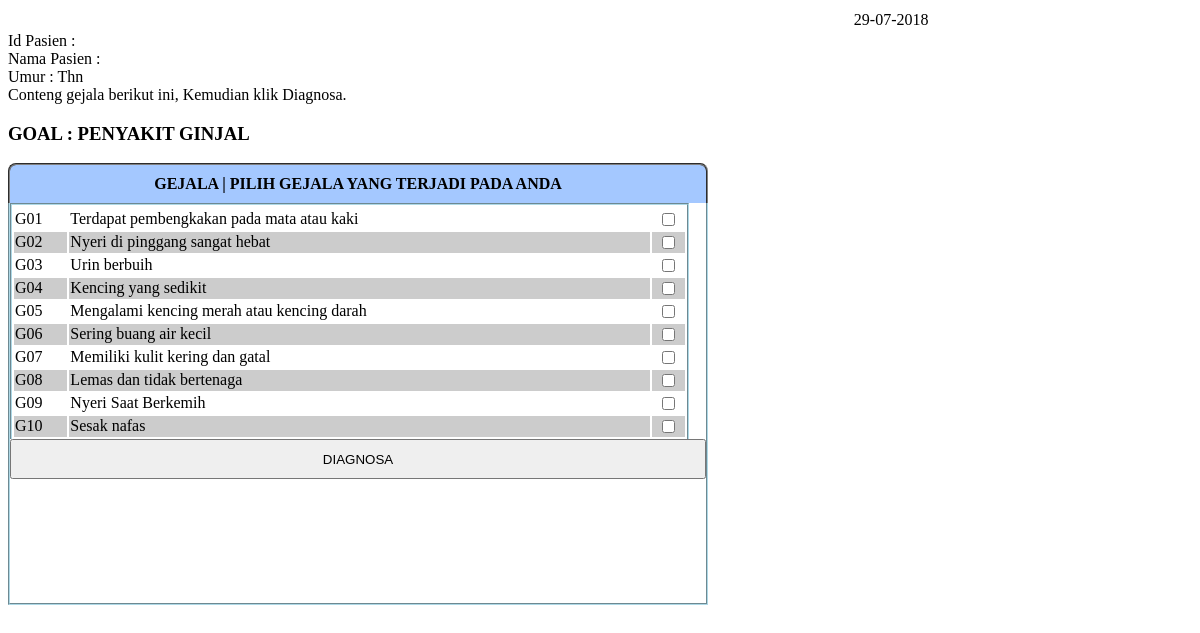
The app's page /table_konsul.php with its own data.
### tables this page shows
CREATE TABLE IF NOT EXISTS `tblgejala` (
  `idgejala` varchar(5) NOT NULL,
  `namagejala` varchar(150) NOT NULL,
  `persen` int(5) NOT NULL
);

### table_konsul.php (the view, shortened to what this page needs)
 <?php
$tgl= date('d-m-Y');
$sql = mysql_query("SELECT * FROM user where id_user='$_SESSION[namauser]'");
$hasil=mysql_fetch_array($sql);
echo "<table width=78%><tr><td align='right'>$tgl</td></tr></table>";
echo "Id Pasien : $hasil[id_user] <br>
Nama Pasien : $hasil[nama_lengkap] <br>";
echo "Umur : $hasil[umur] Thn <br>";
echo "Conteng gejala berikut ini, Kemudian klik Diagnosa. ";
?>
<h3>GOAL	:  PENYAKIT GINJAL</h3>
<table   class="judul">
    <th colspan="4" align="center"><strong>GEJALA | PILIH GEJALA YANG TERJADI PADA ANDA</strong></th>
</table>
<div class="data">
<form method="post" action="?menu=hasilkonsul&id=<?php echo"$_SESSION[namauser]" ?>">
<table   class="data">
  <?php
	 $hasil=mysql_query("Select * From tblgejala");
	 $warna1="#ccc";
	 $warna2="#fff";
	 $warna=$warna1;
	$jum=mysql_num_rows($hasil);
	 while ($data=mysql_fetch_array($hasil))
	 {
		 if ($warna==$warna1) {
		 $warna=$warna2;}
		 else {
		 $warna=$warna1;} ?>
<?php	 echo " <tr bgcolor='$warna' class='data'>
			<td valign='top' width='8%'>$data[idgejala]</td>";
	 echo " </td>
			<td class='data'  valign='top'>$data[namagejala]</td>
			<td align='center'  valign='top' width='5%'>" ?>
			<input name="idgejala[]" type="checkbox" id="<?php echo "$data[idgejala]";?>" value="<?php echo "$data[idgejala]";?>" />
<?php	echo "    <input type='hidden' id='jum' name='jum' value='$jum'>
	</td> </tr>";
	 }
			?>
</table>
<input name="Submit" type="submit" value="DIAGNOSA" style="width:100%;height:40px"/></td></tr>
</form>
</div>

### table_konsul.php (style rules this page uses)
table.judul { border-width:2px; border-top-style:groove; border-bottom-style:none; border-right-style:groove; border-left-style:groove; -moz-border-radius-topleft:8px; -webkit-border-top-left-radius:8px; -moz-border-radius-topright:8px; -webkit-border-top-right-radius:8px; width:700px; height:40px; background-color: #A4C8FF; }
table.data { border-top-style:groove; border-bottom-style:none; border-right-style:groove; border-left-style:groove; border-color:lightblue; border-width:2px; width:679px; }
div.data { width:696px; height:400px; overflow:auto; border-top-style:none; border-bottom-style:groove; border-right-style:groove; border-left-style:groove; border-color:lightblue; border-width:2px; }

### records on screen
tblgejala: idgejala "G01", namagejala "Terdapat pembengkakan pada mata atau kaki"
tblgejala: idgejala "G02", namagejala "Nyeri di pinggang sangat hebat"
tblgejala: idgejala "G03", namagejala "Urin berbuih"
tblgejala: idgejala "G04", namagejala "Kencing yang sedikit"
tblgejala: idgejala "G05", namagejala "Mengalami kencing merah atau kencing darah"
tblgejala: idgejala "G06", namagejala "Sering buang air kecil"
tblgejala: idgejala "G07", namagejala "Memiliki kulit kering dan gatal"
tblgejala: idgejala "G08", namagejala "Lemas dan tidak bertenaga"
tblgejala: idgejala "G09", namagejala "Nyeri Saat Berkemih"
tblgejala: idgejala "G10", namagejala "Sesak nafas"
